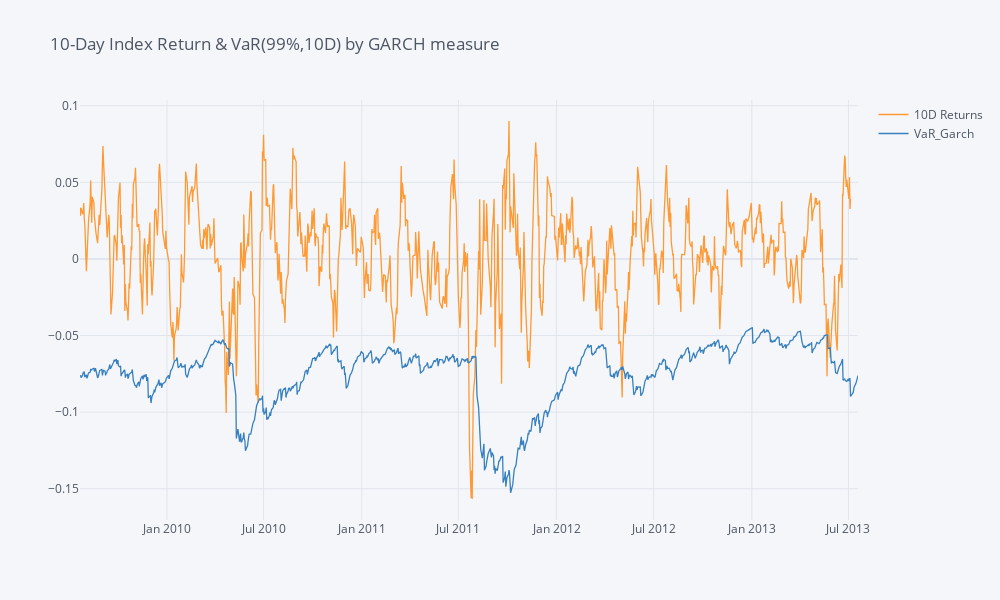

Notebook code for this chart:
### Code cell
# Plot 10-day index return & 10-day 99% VaR measured by using a sample standard deviation
df[['10D Returns','VaR_Garch']].iplot(title=r'10-Day Index Return & VaR(99%,10D) by GARCH measure')

### Figure 1 — Plotly figure (JSON) as saved in the notebook; plotly's stock layout.template omitted (floating-point values rounded to 4 significant figures; data arrays with more than 128 entries replaced by an {"elided": "..."} marker saying what was removed)
{"data": [{"line": {"color": "rgba(255, 153, 51, 1.0)", "dash": "solid", "shape": "linear", "width": 1.3}, "mode": "lines", "name": "10D Returns", "text": "", "type": "scatter", "x": {"elided": "1009 str values"}, "y": {"elided": "1009 mixed values"}}, {"line": {"color": "rgba(55, 128, 191, 1.0)", "dash": "solid", "shape": "linear", "width": 1.3}, "mode": "lines", "name": "VaR_Garch", "text": "", "type": "scatter", "x": {"elided": "1009 str values"}, "y": {"elided": "1009 mixed values"}}], "layout": {"height": 600, "legend": {"bgcolor": "#F5F6F9", "font": {"color": "#4D5663"}}, "paper_bgcolor": "#F5F6F9", "plot_bgcolor": "#F5F6F9", "title": {"font": {"color": "#4D5663"}, "text": "10-Day Index Return & VaR(99%,10D) by GARCH measure"}, "width": 1000, "xaxis": {"gridcolor": "#E1E5ED", "showgrid": true, "tickfont": {"color": "#4D5663"}, "title": {"font": {"color": "#4D5663"}, "text": ""}, "zerolinecolor": "#E1E5ED"}, "yaxis": {"gridcolor": "#E1E5ED", "showgrid": true, "tickfont": {"color": "#4D5663"}, "title": {"font": {"color": "#4D5663"}, "text": ""}, "zerolinecolor": "#E1E5ED"}}}
